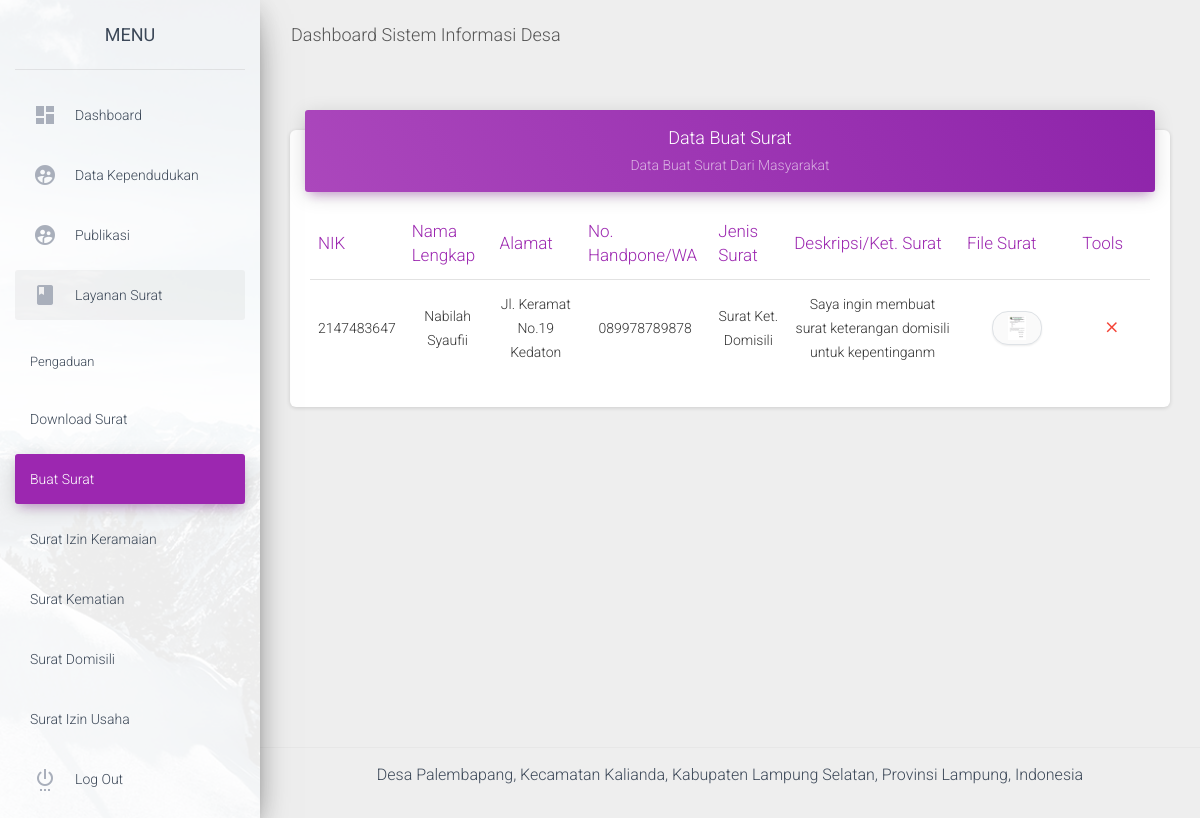
/admin/data_buat_surat.php (signed in), run on the app's committed database.
### tables this page shows
CREATE TABLE `tbl_buat_surat` (
  `id_surat` varchar(10) NOT NULL,
  `nik` int(11) NOT NULL,
  `nama_lengkap` varchar(50) NOT NULL,
  `alamat` varchar(50) NOT NULL,
  `no_handpone` varchar(13) NOT NULL,
  `jenis_surat` varchar(255) NOT NULL,
  `file_surat` varchar(200) NOT NULL,
  `deskripsi_surat` varchar(200) DEFAULT NULL
);

### admin/data_buat_surat.php (the view, shortened to what this page needs)
<?php
 include "atas.php";
 include "config.php";
?>
<?php
 if(isset($_SESSION['username'])){
         ?>
<div class="wrapper ">
  <div class="sidebar" data-color="purple" data-background-color="white" data-image="assets/img/sidebar-1.jpg">
    <div class="logo">
      <a href="" class="simple-text logo-normal">
        MENU
      </a>
    </div>
    <div class="sidebar-wrapper">
      <ul class="nav">
        <li class="nav-item">
          <a class="nav-link" href="home">
            <i class="material-icons">dashboard</i>
            <p>Dashboard</p>
          </a>
        </li>
        <li class="nav-item">
          <a href="#penduduksub" data-toggle="collapse" aria-expanded="false" class="nav-link">
            <i class="material-icons">supervised_user_circle</i>
            <p>Data Kependudukan</p>
          </a>
        </li>
        <li class="nav-item">
          <a href="#publikasisub" data-toggle="collapse" aria-expanded="false" class="nav-link">
            <i class="material-icons">supervised_user_circle</i>
            <p>Publikasi</p>
          </a>
        </li>
        <li class="nav-item active">
          <a href="#layanansuratsub" data-toggle="collapse" aria-expanded="false" class="nav-link">
            <i class="material-icons">book</i>
            <p>Layanan Surat</p>
          </a>
          <ul class="nav collapse list-unstyled" id="layanansuratsub">
            <li class="nav-item">
              <a class="nav-link" href="data_pengaduan">Pengaduan</a>
            </li>
            <li class="nav-item ">
              <a class="nav-link" href="data_download">
                <p>Download Surat</p>
              </a>
            </li>
            <li class="nav-item active">
              <a class="nav-link" href="data_buat_surat">
                <p>Buat Surat</p>
              </a>
            </li>
            <li class="nav-item ">
              <a class="nav-link" href="data_surat_izin_keramaian">
                <p>Surat Izin Keramaian</p>
              </a>
            </li>
            <li class="nav-item ">
              <a class="nav-link" href="data_surat_kematian">
                <p>Surat Kematian</p>
              </a>
            </li>
            <li class="nav-item ">
              <a class="nav-link" href="data_surat_domisili">
                <p>Surat Domisili</p>
              </a>
            </li>
            <li class="nav-item ">
              <a class="nav-link" href="data_surat_usaha">
                <p>Surat Izin Usaha</p>
              </a>
            </li>
          </ul>
        </li>
        <li class="nav-item ">
          <a class="nav-link" href="logout">
            <i class="material-icons">settings_power</i>
            <p>Log Out</p>
          </a>
        </li>
      </ul>
    </div>
  </div>
  <div class="main-panel">
    <nav class="navbar navbar-expand-lg navbar-transparent navbar-absolute fixed-top ">
      <div class="container-fluid">
        <div class="navbar-wrapper">
          <a class="navbar-brand" href="#pablo">Dashboard Sistem Informasi Desa</a>
        </div>
      </div>
    </nav>
    <div class="content">
      <div class="container-fluid">
        <div class="row">
          <div class="col-md-12">
            <div class="card">
              <div class="card-header card-header-primary" align="center">
                <h4 class="card-title ">Data Buat Surat </h4>
                <p class="card-category"> Data Buat Surat Dari Masyarakat</p>
              </div>
              <div class="card-body">
                <div class="table-responsive">
                  <table class="table">
                    <thead class=" text-primary">
                      <th align="center">
                        NIK
                      </th>
                      <th align="center">
                        Nama Lengkap
                      </th>
                      <th align="center">
                        Alamat
                      </th>
                      <th align="center">
                        No. Handpone/WA
                      </th>
                      <th align="center">
                        Jenis Surat
                      </th>
                      <th align="center">
                        Deskripsi/Ket. Surat
                      </th>
                      <th align="center">
                        File Surat
                      </th>
                      <th align="center">
                        Tools
                      </th>
                    </thead>
                    <tbody>
                      <?php $sql  = "SELECT * FROM tbl_buat_surat ORDER BY nik ";
	                          $rest = mysqli_query($koneksi,$sql);
                            while($data = mysqli_fetch_assoc($rest) ) { ?>
                      <tr>
                        <td align="center"> <?php echo $data['nik'];?></td>
                        <td align="center"> <?php echo $data['nama_lengkap'];?></td>
                        <td align="center"> <?php echo $data['alamat'];?></td>
                        <td align="center"> <?php echo $data['no_handpone'];?></td>
                        <td align="center"> <?php echo $data['jenis_surat'];?></td>
                        <td align="center"> <?php echo $data['deskripsi_surat'];?></td>
                        <td align="center">
                          <a href="../<?php echo $data['file_surat']; ?>" target="_blank">
                            <img src="../<?php echo $data['file_surat']; ?>" class="col-sm-6 img-thumbnail" />
                          </a>
                        </td>
                        <td align="center">
                          <a href="confirm_hapus_buat_surat?id=<?php echo $data['id_surat']?>">
                            <button type="button" rel="tooltip" title="Hapus Data"
                              class="btn btn-danger btn-link btn-sm">
                              <i class="material-icons">close</i>
                            </button>
                          </a>
                        </td>
                      </tr>
                      <?php } ?>
                    </tbody>
                  </table>
                </div>
              </div>
            </div>
          </div>
        </div>
      </div>
    </div>
    <footer class="footer">
      <div class="container-fluid">
        <p>Desa Palembapang, Kecamatan Kalianda, Kabupaten Lampung Selatan, Provinsi Lampung, Indonesia</p>
      </div>
    </footer>
  </div>
</div>
<?php
 }
?>
<?php
   include "bawah.php";
?>

### data on the page
tbl_buat_surat: nik "2147483647", nama_lengkap "Nabilah Syaufii", alamat "Jl. Keramat No.19 Kedaton", no_handpone "089978789878", jenis_surat "Surat Ket. Domisili", deskripsi_surat "Saya ingin membuat surat keterangan domisili untuk kepentinganm", file_surat (picture)
